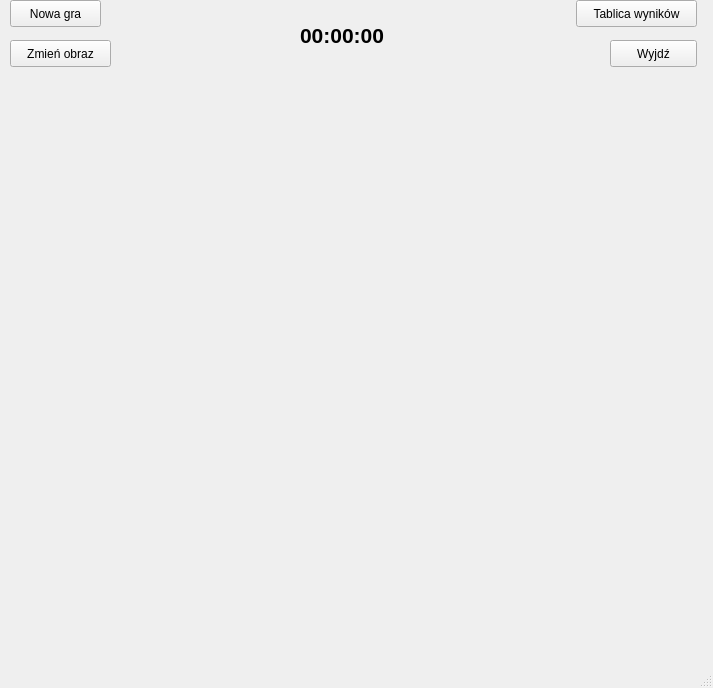
<?xml version="1.0" encoding="UTF-8"?>
<ui version="4.0">
 <class>MainWindow</class>
 <widget class="QMainWindow" name="MainWindow">
  <property name="geometry">
   <rect>
    <x>0</x>
    <y>0</y>
    <width>713</width>
    <height>688</height>
   </rect>
  </property>
  <property name="windowTitle">
   <string>MainWindow</string>
  </property>
  <widget class="QWidget" name="centralwidget">
   <widget class="QPushButton" name="new_game_button">
    <property name="geometry">
     <rect>
      <x>10</x>
      <y>0</y>
      <width>91</width>
      <height>27</height>
     </rect>
    </property>
    <property name="text">
     <string>Nowa gra</string>
    </property>
   </widget>
   <widget class="QPushButton" name="change_pic_button">
    <property name="geometry">
     <rect>
      <x>10</x>
      <y>40</y>
      <width>101</width>
      <height>27</height>
     </rect>
    </property>
    <property name="text">
     <string>Zmień obraz</string>
    </property>
   </widget>
   <widget class="QPushButton" name="results_table_button">
    <property name="geometry">
     <rect>
      <x>576</x>
      <y>0</y>
      <width>121</width>
      <height>27</height>
     </rect>
    </property>
    <property name="text">
     <string>Tablica wyników</string>
    </property>
   </widget>
   <widget class="QPushButton" name="exit_button">
    <property name="geometry">
     <rect>
      <x>610</x>
      <y>40</y>
      <width>87</width>
      <height>27</height>
     </rect>
    </property>
    <property name="text">
     <string>Wyjdź</string>
    </property>
   </widget>
   <widget class="QLabel" name="time_label">
    <property name="geometry">
     <rect>
      <x>300</x>
      <y>20</y>
      <width>91</width>
      <height>31</height>
     </rect>
    </property>
    <property name="text">
     <string>&lt;html&gt;&lt;head/&gt;&lt;body&gt;&lt;p&gt;&lt;span style=&quot; font-size:16pt; font-weight:600;&quot;&gt;00:00:00&lt;/span&gt;&lt;/p&gt;&lt;/body&gt;&lt;/html&gt;</string>
    </property>
    <property name="scaledContents">
     <bool>false</bool>
    </property>
   </widget>
   <widget class="QWidget" name="gridLayoutWidget">
    <property name="geometry">
     <rect>
      <x>9</x>
      <y>69</y>
      <width>691</width>
      <height>561</height>
     </rect>
    </property>
    <layout class="QGridLayout" name="gridLayout"/>
   </widget>
  </widget>
  <widget class="QMenuBar" name="menubar">
   <property name="geometry">
    <rect>
     <x>0</x>
     <y>0</y>
     <width>713</width>
     <height>22</height>
    </rect>
   </property>
  </widget>
  <widget class="QStatusBar" name="statusbar"/>
 </widget>
 <resources/>
 <connections/>
</ui>
